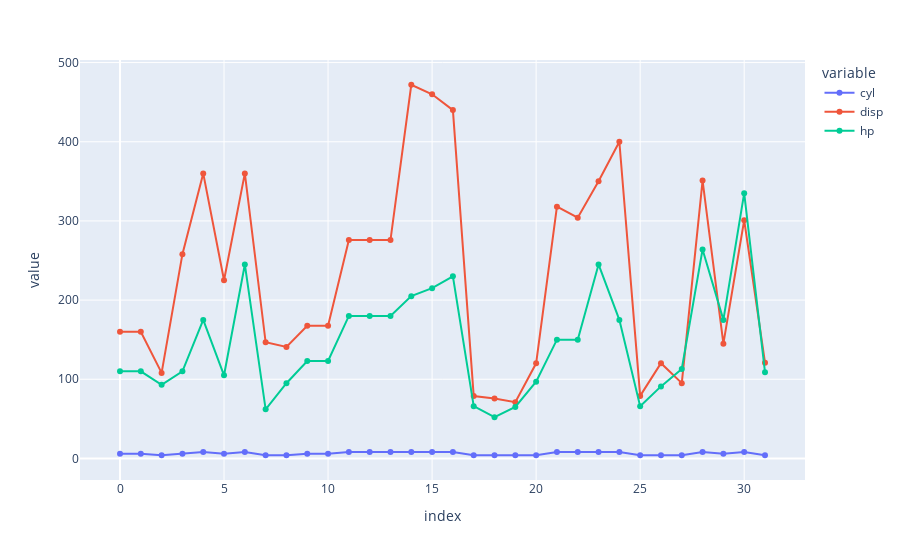

Notebook code for this chart:
### Code cell
new_df = df[['cyl','disp','hp']]
px.line(new_df, markers = True)

### Figure 1 — Plotly figure (JSON) as saved in the notebook; plotly's stock layout.template omitted (floating-point values rounded to 4 significant figures)
{"data": [{"hovertemplate": "variable=cyl<br>index=%{x}<br>value=%{y}<extra></extra>", "legendgroup": "cyl", "line": {"color": "#636efa", "dash": "solid"}, "marker": {"symbol": "circle"}, "mode": "markers+lines", "name": "cyl", "orientation": "v", "showlegend": true, "type": "scatter", "x": [0, 1, 2, 3, 4, 5, 6, 7, 8, 9, 10, 11, 12, 13, 14, 15, 16, 17, 18, 19, 20, 21, 22, 23, 24, 25, 26, 27, 28, 29, 30, 31], "xaxis": "x", "y": [6, 6, 4, 6, 8, 6, 8, 4, 4, 6, 6, 8, 8, 8, 8, 8, 8, 4, 4, 4, 4, 8, 8, 8, 8, 4, 4, 4, 8, 6, 8, 4], "yaxis": "y"}, {"hovertemplate": "variable=disp<br>index=%{x}<br>value=%{y}<extra></extra>", "legendgroup": "disp", "line": {"color": "#EF553B", "dash": "solid"}, "marker": {"symbol": "circle"}, "mode": "markers+lines", "name": "disp", "orientation": "v", "showlegend": true, "type": "scatter", "x": [0, 1, 2, 3, 4, 5, 6, 7, 8, 9, 10, 11, 12, 13, 14, 15, 16, 17, 18, 19, 20, 21, 22, 23, 24, 25, 26, 27, 28, 29, 30, 31], "xaxis": "x", "y": [160, 160, 108, 258, 360, 225, 360, 146.7, 140.8, 167.6, 167.6, 275.8, 275.8, 275.8, 472, 460, 440, 78.7, 75.7, 71.1, 120.1, 318, 304, 350, 400, 79, 120.3, 95.1, 351, 145, 301, 121], "yaxis": "y"}, {"hovertemplate": "variable=hp<br>index=%{x}<br>value=%{y}<extra></extra>", "legendgroup": "hp", "line": {"color": "#00cc96", "dash": "solid"}, "marker": {"symbol": "circle"}, "mode": "markers+lines", "name": "hp", "orientation": "v", "showlegend": true, "type": "scatter", "x": [0, 1, 2, 3, 4, 5, 6, 7, 8, 9, 10, 11, 12, 13, 14, 15, 16, 17, 18, 19, 20, 21, 22, 23, 24, 25, 26, 27, 28, 29, 30, 31], "xaxis": "x", "y": [110, 110, 93, 110, 175, 105, 245, 62, 95, 123, 123, 180, 180, 180, 205, 215, 230, 66, 52, 65, 97, 150, 150, 245, 175, 66, 91, 113, 264, 175, 335, 109], "yaxis": "y"}], "layout": {"legend": {"title": {"text": "variable"}, "tracegroupgap": 0}, "margin": {"t": 60}, "xaxis": {"anchor": "y", "domain": [0, 1], "title": {"text": "index"}}, "yaxis": {"anchor": "x", "domain": [0, 1], "title": {"text": "value"}}}}
